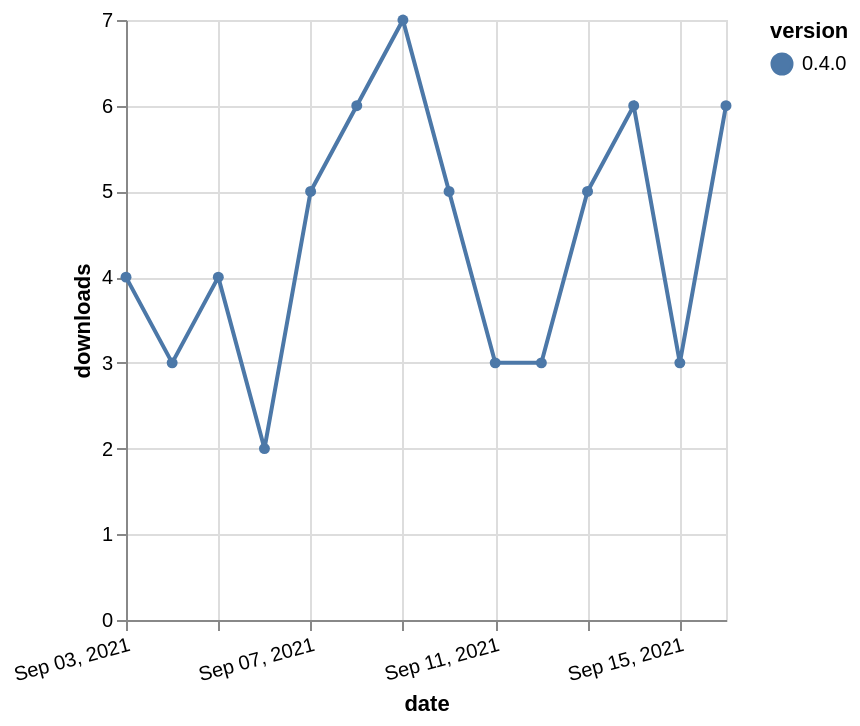

Specify this chart in Vega-Lite:
### Vega-Lite specification from a JSON file in a GitHub repository (floating-point values rounded to 4 significant figures)
{"$schema": "https://vega.github.io/schema/vega-lite/v5.json", "description": "A simple bar chart with embedded data.", "data": {"values": [{"date": "2021-09-03", "total": 2421, "delta": 4, "version": "0.4.0"}, {"date": "2021-09-04", "total": 2424, "delta": 3, "version": "0.4.0"}, {"date": "2021-09-05", "total": 2428, "delta": 4, "version": "0.4.0"}, {"date": "2021-09-06", "total": 2430, "delta": 2, "version": "0.4.0"}, {"date": "2021-09-07", "total": 2435, "delta": 5, "version": "0.4.0"}, {"date": "2021-09-08", "total": 2441, "delta": 6, "version": "0.4.0"}, {"date": "2021-09-09", "total": 2448, "delta": 7, "version": "0.4.0"}, {"date": "2021-09-10", "total": 2453, "delta": 5, "version": "0.4.0"}, {"date": "2021-09-11", "total": 2456, "delta": 3, "version": "0.4.0"}, {"date": "2021-09-12", "total": 2459, "delta": 3, "version": "0.4.0"}, {"date": "2021-09-13", "total": 2464, "delta": 5, "version": "0.4.0"}, {"date": "2021-09-14", "total": 2470, "delta": 6, "version": "0.4.0"}, {"date": "2021-09-15", "total": 2473, "delta": 3, "version": "0.4.0"}, {"date": "2021-09-16", "total": 2479, "delta": 6, "version": "0.4.0"}]}, "width": "container", "mark": {"type": "line", "point": {"filled": true}}, "encoding": {"x": {"field": "date", "type": "temporal", "timeUnit": "yearmonthdate", "title": "date", "axis": {"labelAngle": -15}}, "y": {"field": "delta", "type": "quantitative", "title": "downloads"}, "color": {"field": "version", "type": "nominal"}, "tooltip": {"field": "delta"}}}
